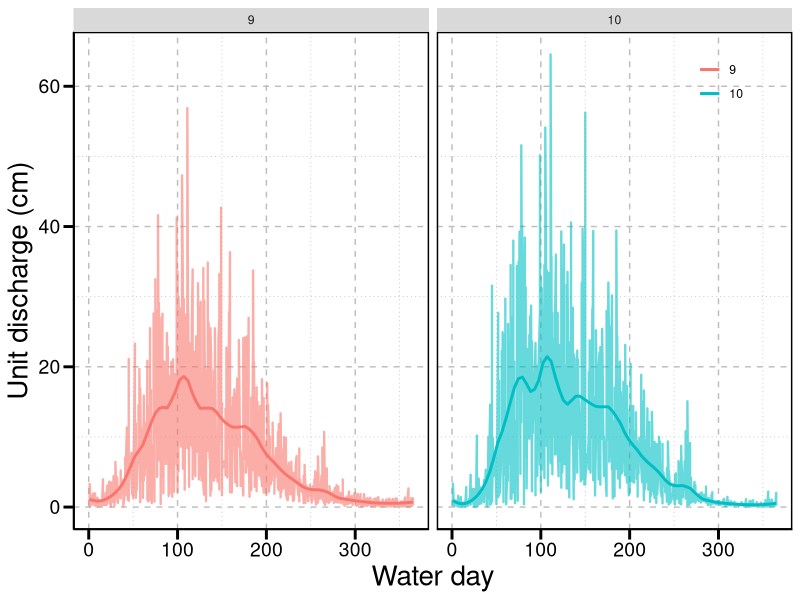
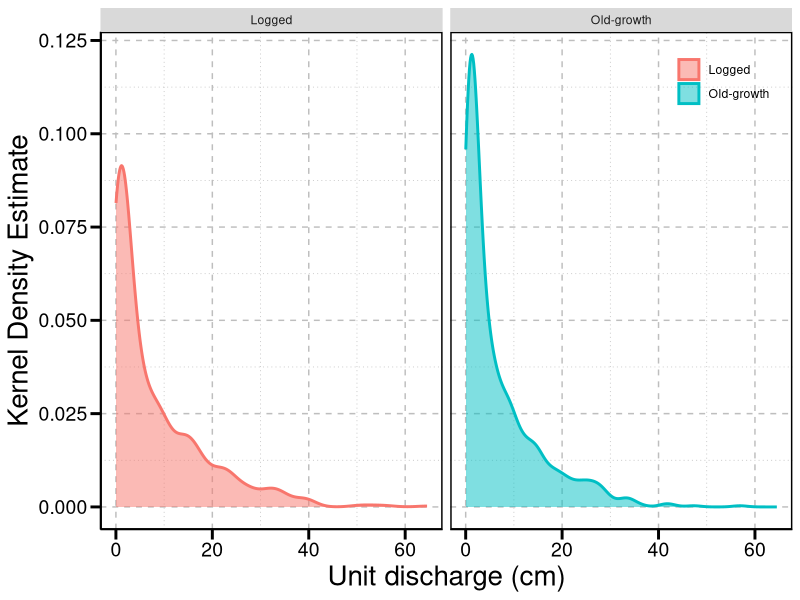
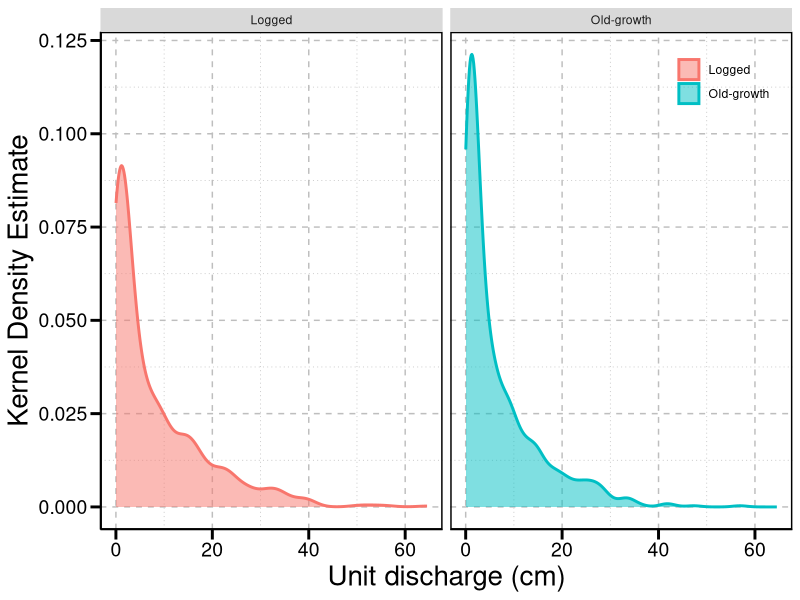
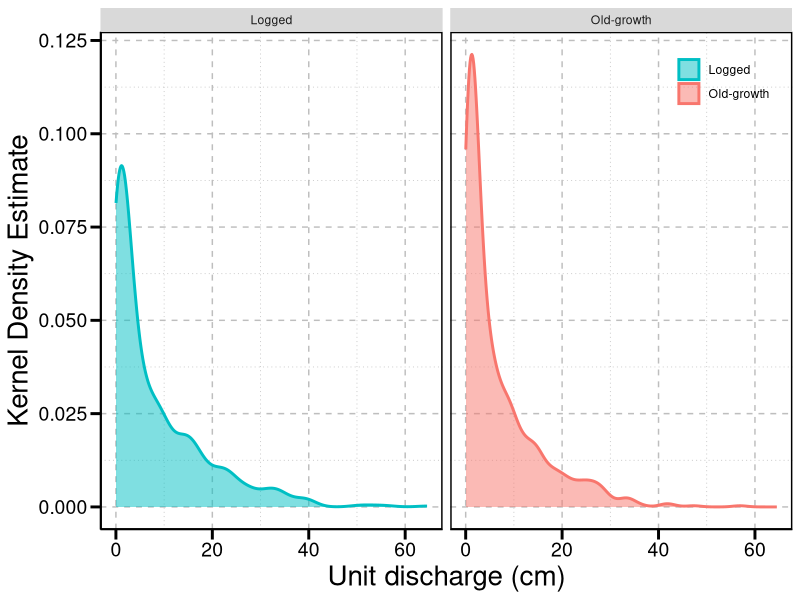
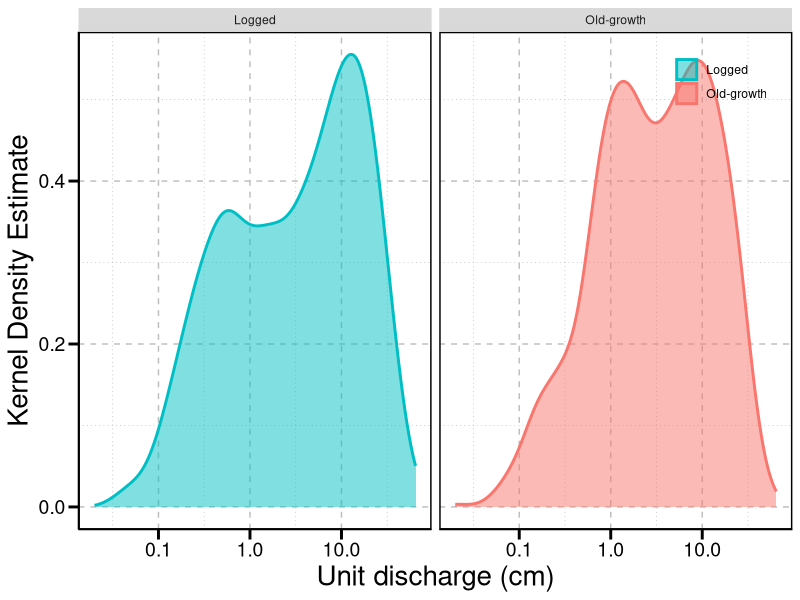
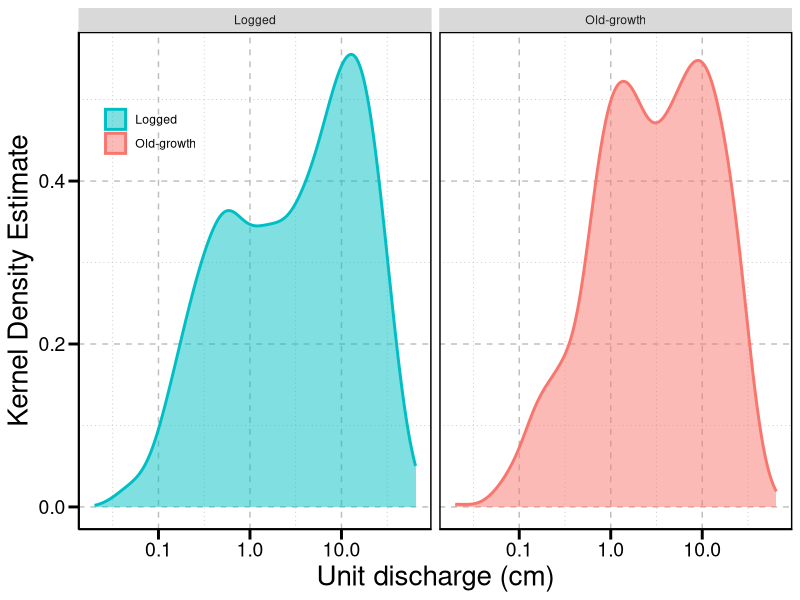

Here is the R script that generated these plots, in order: (Note: this script raises an error after producing the figures.)
## ---- chunk 1
"NOTE: The preview button is only available when the output is an html file"
## ---- chunk 2
install.packages(c("lubridate","gridExtra","grid","plyr","dplyr",
                "nlme","doBy","MASS","lsmeans","CarData","utils","cowplot","ggExtra")) 
# For this line to run, I had to 1) go to Tools -> Global Options -> Packages, and uncheck the box "Use secure download methods for HTTP" and 2) define the list of packages names as a vector by using c("package name 1",...)
## ---- chunk 3
library(ggplot2)
## ---- chunk 4
hjg <- read.csv("220621_fho_hjandrews.csv")
#summary (hjg)
## ---- chunk 5
uq_plot <- ggplot(hjg, aes(y=uq.cm, x=wd,color=as.factor(ws)))+
  # geom_point(alpha=0.8,size=0.5)+
  geom_line(alpha=0.6, size = 0.8)+# by changing alpha, we change the transparency
  geom_smooth(span = 0.15, se = FALSE)+# by changing span, I control the wiggles in the trend
  ylab("Unit discharge (cm)") +
  xlab("Water day")+
  theme(axis.text=element_text(colour="black",size=14),
        axis.title.y = element_text(size = 20),
        axis.title.x = element_text(size = 20),
        panel.grid.minor= element_line(colour = "gray", linetype = "dotted"), 
        panel.grid.major = element_line(colour = "gray", linetype = "dashed"),
        panel.border = element_rect(fill=NA, colour = "black", size=1),
        panel.background=element_blank(),
        axis.ticks.length = unit(0.254, "cm"),
        axis.ticks = element_line(colour = "black", size=1), 
        axis.line = element_line(colour = "black"),
        legend.position = c(.90,.90),
        legend.direction = "vertical",
        legend.background = element_rect(fill=alpha(0.1)),
        legend.title = element_blank())+
  facet_wrap(~ws)
uq_plot
## ---- chunk 6
theme_fg = theme(axis.text=element_text(colour="black",size=14),
        axis.title.y = element_text(size = 20),
        axis.title.x = element_text(size = 20),
        panel.grid.minor= element_line(colour = "gray", linetype = "dotted"), 
        panel.grid.major = element_line(colour = "gray", linetype = "dashed"),
        panel.border = element_rect(fill=NA, colour = "black", size=1),
        panel.background=element_blank(),
        axis.ticks.length = unit(0.254, "cm"),
        axis.ticks = element_line(colour = "black", size=1), 
        axis.line = element_line(colour = "black"),
        legend.position = c(.90,.90),
        legend.direction = "vertical",
        legend.background = element_rect(fill=alpha(0.1)),
        legend.title = element_blank())
## ---- chunk 7
hjg$ws.f
## ---- chunk 8
unique(hjg$ws.f)
## ---- chunk 9
uq_p_plot <- ggplot(hjg, aes(x=uq.cm,color= ws.f, fill = ws.f))+
  geom_density(alpha = 0.5, size = 1.0)+
  ylab("Kernel Density Estimate") +
  xlab("Unit discharge (cm)")+
  theme_fg +
  facet_wrap(~ws.f)
uq_p_plot
## ---- chunk 10
uq_p_plot
## ---- chunk 11
uq_p_plot <- uq_p_plot + scale_color_manual(values = c("#00BFC4","#F8766D"))+
                         scale_fill_manual(values = c("#00BFC4","#F8766D"))
uq_p_plot
## ---- chunk 12
uq_p_plot <- uq_p_plot + scale_x_log10()  
uq_p_plot
## ---- chunk 13
uq_p_plot <- uq_p_plot + theme(legend.position = c(0.1,0.8))
uq_p_plot
## ---- chunk 14
#Checking season assignment plot
ssn_plot <- ggplot(hjg, aes(x=uq.cm, color=as.factor(ssn), fill = as.factor (ssn)))+
  geom_density(alpha = 0.5)+
  ylab("Kernel density estimate") +
  xlab("Unit discharge (cm)")+
  scale_x_log10()+
  scale_color_manual()
  theme_fg +
  facet_wrap(~ws.f)
ssn_plot
## ---- chunk 15
hjg$ws.f
## ---- chunk 16
unique(hjg$ws.f)
## ---- chunk 17
ssn_plot <- ssn_plot + facet_wrap(~ws.f)
ssn_plot
## ---- chunk 18
hjg$ws.f <- factor(hjg$ws.f,levels = c("Old-growth","Logged"))
## ---- chunk 19
ssn_plot + facet_wrap(~ws.f)
## ---- chunk 20
#Checking season assignment plot
ssn_plot <- ggplot(hjg, aes(x=uq.cm, color=as.factor(ssn), fill = as.factor (ssn)))+
  # geom_line(alpha=0.8,size=3.5)+
  geom_density(alpha = 0.5)+
  ylab("Kernel density estimate") +
  xlab("Unit discharge (cm)")+
  scale_x_log10()+
  theme_fg +
  theme (legend.position = c(0.1,0.8))+
  facet_wrap(~ws)
ssn_plot
